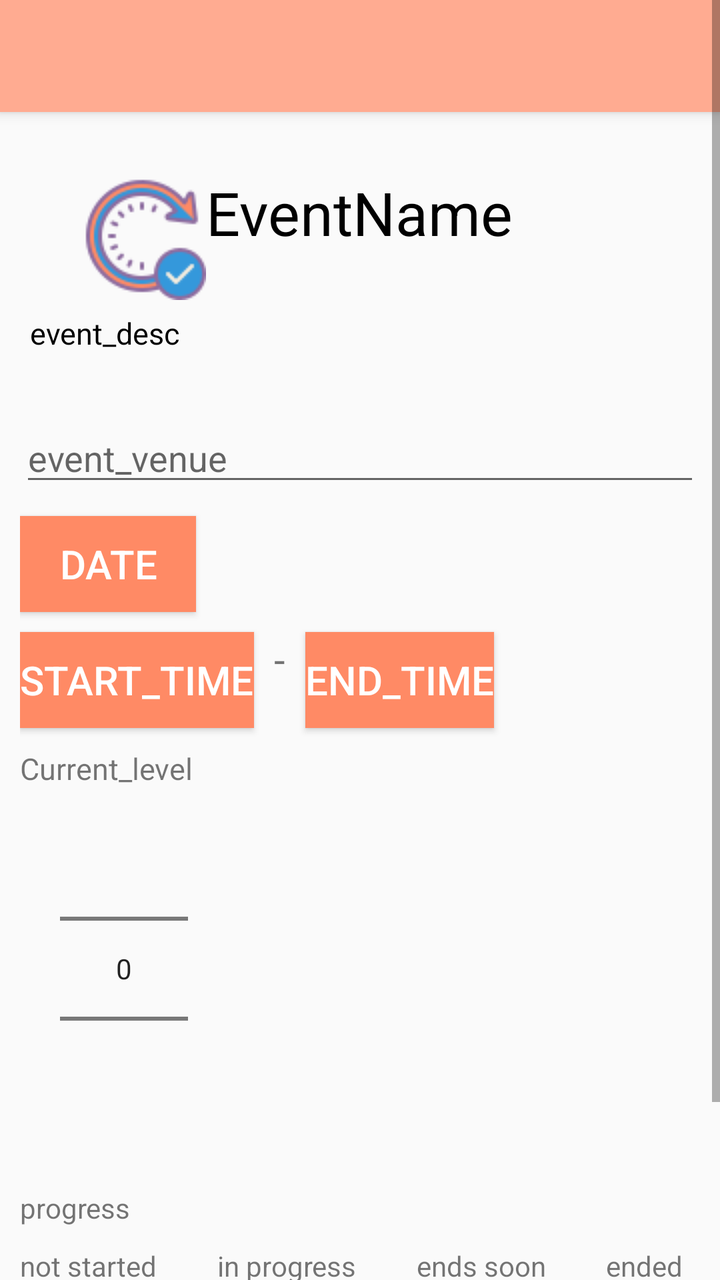
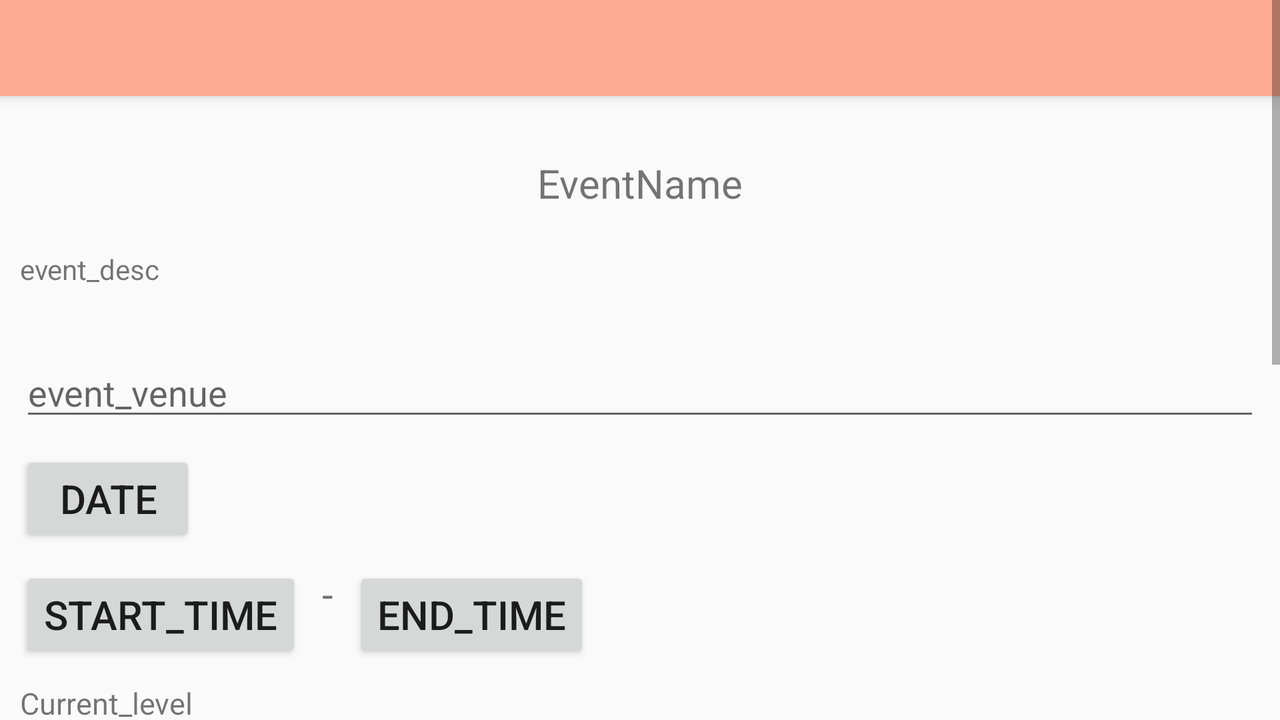

An Android layout and its configuration variant, each rendered on a device that would load it. The default file and the variant file are quoted in full after the pictures.
<!-- AndroidManifest.xml: activity theme SecondaryTheme -->
<!-- res/layout/activity_event_update.xml -->
<?xml version="1.0" encoding="utf-8"?>
<ScrollView xmlns:android="http://schemas.android.com/apk/res/android"
    xmlns:app="http://schemas.android.com/apk/res-auto"
    xmlns:tools="http://schemas.android.com/tools"
    android:layout_width="match_parent"
    android:layout_height="match_parent"
    android:fillViewport="true"
    android:orientation="vertical"
    tools:context=".events_list.EventUpdateActivity">

    <LinearLayout
        android:layout_width="match_parent"
        android:layout_height="match_parent"
        android:orientation="vertical">
        <androidx.appcompat.widget.Toolbar
            android:id="@+id/toolbar"
            android:background="@color/colorPrimary"
            android:elevation="4dp"
            android:theme="@style/ThemeOverlay.AppCompat.Dark.ActionBar"
            app:popupTheme="@style/ThemeOverlay.AppCompat.Light"
            android:layout_width="match_parent"
            android:layout_height="?attr/actionBarSize"/>
        <RelativeLayout
            android:layout_margin="10dp"
            android:layout_width="match_parent"
            android:layout_height="match_parent">
            <ProgressBar
                android:id="@+id/progress_bar"
                android:layout_centerInParent="true"
                android:visibility="invisible"
                android:layout_width="wrap_content"
                android:layout_height="wrap_content" />
            <ImageView
                android:layout_width="wrap_content"
                android:layout_height="wrap_content"
                android:layout_toLeftOf="@id/event_name"
                android:layout_alignTop="@id/event_name"
                android:src="@drawable/update"/>
            <TextView
                android:textColor="@android:color/black"
                android:layout_marginTop="20dp"
                android:id="@+id/event_name"
                android:gravity="center"
                android:layout_width="wrap_content"
                android:layout_height="wrap_content"
                android:layout_centerHorizontal="true"
                android:text="EventName"
                android:textSize="30sp" />
            <TextView
                android:layout_below="@+id/event_name"
                android:layout_marginLeft="5dp"
                android:textSize="15sp"
                android:text="event_desc"
                android:textColor="@android:color/black"
                android:layout_marginTop="30dp"
                android:layout_width="match_parent"
                android:layout_height="wrap_content"
                android:id="@+id/event_desc"/>

            <EditText
                android:layout_marginTop="30dp"
                android:hint="event_venue"
                android:layout_below="@id/event_desc"
                android:layout_width="match_parent"
                android:layout_height="wrap_content"
                android:id="@+id/event_venue"/>
            <Button
                android:textColor="@android:color/white"
                android:background="@color/colorAccent"
                android:layout_marginTop="10dp"
                android:layout_below="@id/event_venue"
                android:layout_width="wrap_content"
                android:layout_height="wrap_content"
                android:text="date"
                android:id="@+id/event_date"
                android:textSize="20sp"/>
            <Button
                android:textColor="@android:color/white"
                android:background="@color/colorAccent"
                android:text="start_time"
                android:textSize="20sp"
                android:layout_below="@id/event_date"
                android:layout_marginTop="10dp"
                android:layout_width="wrap_content"
                android:layout_height="wrap_content"
                android:id="@+id/start_time"/>
            <TextView
                android:layout_marginRight="10dp"
                android:layout_marginLeft="10dp"
                android:layout_alignTop="@id/start_time"
                android:textSize="20sp"
                android:layout_width="wrap_content"
                android:layout_height="wrap_content"
                android:text="-"
                android:layout_toRightOf="@id/start_time"
                android:id="@+id/hypen_symbol"/>
            <Button
                android:textColor="@android:color/white"
                android:background="@color/colorAccent"
                android:textSize="20sp"
                android:id="@+id/end_time"
                android:layout_toRightOf="@id/hypen_symbol"
                android:layout_alignBottom="@id/start_time"
                android:layout_width="wrap_content"
                android:layout_height="wrap_content"
                android:text="end_time"/>
            <TextView
                android:id="@+id/current_level_label"
                android:textSize="15sp"
                android:layout_marginTop="10dp"
                android:layout_below="@id/start_time"
                android:layout_width="wrap_content"
                android:layout_height="wrap_content"
                android:text="Current_level"/>
            <NumberPicker
                android:id="@+id/num_levels"
                android:layout_marginLeft="20dp"
                android:layout_below="@id/current_level_label"
                android:layout_width="wrap_content"
                android:layout_height="wrap_content"/>
            <TextView
                android:layout_marginTop="20dp"
                android:id="@+id/progress_label"
                android:text="progress"
                android:layout_below="@id/num_levels"
                android:layout_width="wrap_content"
                android:layout_height="wrap_content"/>
            <TextView
                android:layout_marginTop="10dp"
                android:id="@+id/not_started_label"
                android:layout_below="@id/progress_label"
                android:layout_width="wrap_content"
                android:layout_height="wrap_content"
                android:text="not started"/>
            <TextView
                android:layout_marginLeft="30dp"
                android:layout_alignBottom="@id/not_started_label"
                android:layout_width="wrap_content"
                android:layout_height="wrap_content"
                android:id="@+id/in_progress_label"
                android:text="in progress"
                android:layout_toRightOf="@id/not_started_label"/>
            <TextView
                android:layout_marginLeft="30dp"
                android:layout_alignBottom="@id/not_started_label"
                android:layout_width="wrap_content"
                android:layout_height="wrap_content"
                android:id="@+id/ends_soon_label"
                android:text="ends soon"
                android:layout_toRightOf="@id/in_progress_label"/>
            <TextView
                android:layout_marginLeft="30dp"
                android:layout_alignBottom="@id/not_started_label"
                android:layout_width="wrap_content"
                android:layout_height="wrap_content"
                android:id="@+id/event_ended_label"
                android:text="ended"
                android:layout_toRightOf="@id/ends_soon_label"/>
            <androidx.appcompat.widget.AppCompatSeekBar
                android:layout_marginTop="5dp"
                android:max="3"
                android:theme="@style/Widget.AppCompat.SeekBar.Discrete"
                android:layout_below="@id/not_started_label"
                android:layout_width="350dp"
                android:layout_height="wrap_content"
                android:id="@+id/progress"/>
            <Button
                android:background="@color/colorAccent"
                android:textColor="@android:color/white"
                android:text="update"
                android:layout_marginTop="20dp"
                android:layout_below="@id/progress"
                android:layout_width="match_parent"
                android:layout_height="wrap_content"
                android:id="@+id/update_event"/>
        </RelativeLayout>
    </LinearLayout>
</ScrollView>
<!-- resources referenced by this layout -->
<resources>
  <color name="colorAccent">#ff8a65</color>
  <color name="colorPrimary">#ffab91</color>
  <!-- drawable update: png bitmap (drawable-v24, 4938 bytes) -->
  <style name="SecondaryTheme" parent="Theme.AppCompat.Light.NoActionBar">
          
          <item name="windowActionModeOverlay">true</item>
          <item name="colorPrimary">@color/colorPrimary</item>
          <item name="colorPrimaryDark">@color/colorPrimaryDark</item>
          <item name="colorAccent">@color/colorAccent</item>
      </style>
  <color name="colorPrimaryDark">#ff8a65</color>
</resources>
<!-- res/layout-land/activity_event_update.xml (the author's variant of the layout above) -->
<!-- drawn on the phone turned sideways -->
<ScrollView xmlns:android="http://schemas.android.com/apk/res/android"
    xmlns:app="http://schemas.android.com/apk/res-auto"
    xmlns:tools="http://schemas.android.com/tools"
    android:layout_width="match_parent"
    android:layout_height="match_parent"
    android:fillViewport="true"
    android:orientation="vertical"
    tools:context=".events_list.EventUpdateActivity">

    <LinearLayout
        android:layout_width="match_parent"
        android:layout_height="match_parent"
        android:orientation="vertical">
        <androidx.appcompat.widget.Toolbar
            android:id="@+id/toolbar"
            android:background="@color/colorPrimary"
            android:elevation="4dp"
            android:theme="@style/ThemeOverlay.AppCompat.Dark.ActionBar"
            app:popupTheme="@style/ThemeOverlay.AppCompat.Light"
            android:layout_width="match_parent"
            android:layout_height="?attr/actionBarSize"/>

        <RelativeLayout
            android:layout_margin="10dp"
            android:layout_width="match_parent"
            android:layout_height="match_parent">
            <ProgressBar
                android:id="@+id/progress_bar"
                android:layout_centerInParent="true"
                android:visibility="invisible"
                android:layout_width="wrap_content"
                android:layout_height="wrap_content" />

            <TextView
                android:layout_marginTop="20dp"
                android:id="@+id/event_name"
                android:layout_width="wrap_content"
                android:layout_height="wrap_content"
                android:layout_centerHorizontal="true"
                android:text="EventName"
                android:textSize="20sp" />
            <TextView
                android:text="event_desc"
                android:layout_marginTop="20dp"
                android:layout_below="@id/event_name"
                android:layout_width="match_parent"
                android:layout_height="wrap_content"
                android:id="@+id/event_desc"/>
            <EditText
                android:layout_marginTop="30dp"
                android:hint="event_venue"
                android:layout_below="@id/event_desc"
                android:layout_width="match_parent"
                android:layout_height="wrap_content"
                android:id="@+id/event_venue"/>
            <Button
                android:layout_marginTop="10dp"
                android:layout_below="@id/event_venue"
                android:layout_width="wrap_content"
                android:layout_height="wrap_content"
                android:text="date"
                android:id="@+id/event_date"
                android:textSize="20sp"/>
            <Button
                android:text="start_time"
                android:textSize="20sp"
                android:layout_below="@id/event_date"
                android:layout_marginTop="10dp"
                android:layout_width="wrap_content"
                android:layout_height="wrap_content"
                android:id="@+id/start_time"/>
            <TextView
                android:layout_marginRight="10dp"
                android:layout_marginLeft="10dp"
                android:layout_alignTop="@id/start_time"
                android:textSize="20sp"
                android:layout_width="wrap_content"
                android:layout_height="wrap_content"
                android:text="-"
                android:layout_toRightOf="@id/start_time"
                android:id="@+id/hypen_symbol"/>
            <Button
                android:textSize="20sp"
                android:id="@+id/end_time"
                android:layout_toRightOf="@id/hypen_symbol"
                android:layout_alignBottom="@id/start_time"
                android:layout_width="wrap_content"
                android:layout_height="wrap_content"
                android:text="end_time"/>
            <TextView
                android:id="@+id/current_level_label"
                android:textSize="15sp"
                android:layout_marginTop="10dp"
                android:layout_below="@id/start_time"
                android:layout_width="wrap_content"
                android:layout_height="wrap_content"
                android:text="Current_level"/>
            <NumberPicker
                android:id="@+id/num_levels"
                android:layout_marginLeft="20dp"
                android:layout_below="@id/current_level_label"
                android:layout_width="wrap_content"
                android:layout_height="wrap_content"/>
            <TextView
                android:layout_marginTop="20dp"
                android:id="@+id/progress_label"
                android:text="progress"
                android:layout_below="@id/num_levels"
                android:layout_width="wrap_content"
                android:layout_height="wrap_content"/>
            <TextView
                android:layout_marginTop="10dp"
                android:id="@+id/not_started_label"
                android:layout_below="@id/progress_label"
                android:layout_width="wrap_content"
                android:layout_height="wrap_content"
                android:text="not started"/>
            <TextView
                android:layout_marginLeft="40dp"
                android:layout_alignBottom="@id/not_started_label"
                android:layout_width="wrap_content"
                android:layout_height="wrap_content"
                android:id="@+id/in_progress_label"
                android:text="in progress"
                android:layout_toRightOf="@id/not_started_label"/>
            <TextView
                android:layout_marginLeft="40dp"
                android:layout_alignBottom="@id/not_started_label"
                android:layout_width="wrap_content"
                android:layout_height="wrap_content"
                android:id="@+id/ends_soon_label"
                android:text="ends soon"
                android:layout_toRightOf="@id/in_progress_label"/>
            <TextView
                android:layout_marginLeft="50dp"
                android:layout_alignBottom="@id/not_started_label"
                android:layout_width="wrap_content"
                android:layout_height="wrap_content"
                android:id="@+id/event_ended_label"
                android:text="ended"
                android:layout_toRightOf="@id/ends_soon_label"/>
            <androidx.appcompat.widget.AppCompatSeekBar
                android:layout_marginTop="5dp"
                android:max="3"
                android:theme="@style/Widget.AppCompat.SeekBar.Discrete"
                android:layout_below="@id/not_started_label"
                android:layout_width="400dp"
                android:layout_height="wrap_content"
                android:id="@+id/progress"/>
            <Button
                android:text="update"
                android:layout_marginTop="20dp"
                android:layout_below="@id/progress"
                android:layout_width="match_parent"
                android:layout_height="wrap_content"
                android:id="@+id/update_event"/>
        </RelativeLayout>
    </LinearLayout>
</ScrollView>
<!-- resources referenced by the variant -->
<!-- as the phone turned sideways resolves them -->
<resources>
  <color name="colorPrimary">#ffab91</color>
  <style name="SecondaryTheme" parent="Theme.AppCompat.Light.NoActionBar">
          
          <item name="windowActionModeOverlay">true</item>
          <item name="colorPrimary">@color/colorPrimary</item>
          <item name="colorPrimaryDark">@color/colorPrimaryDark</item>
          <item name="colorAccent">@color/colorAccent</item>
      </style>
  <color name="colorPrimaryDark">#ff8a65</color>
  <color name="colorAccent">#ff8a65</color>
</resources>
